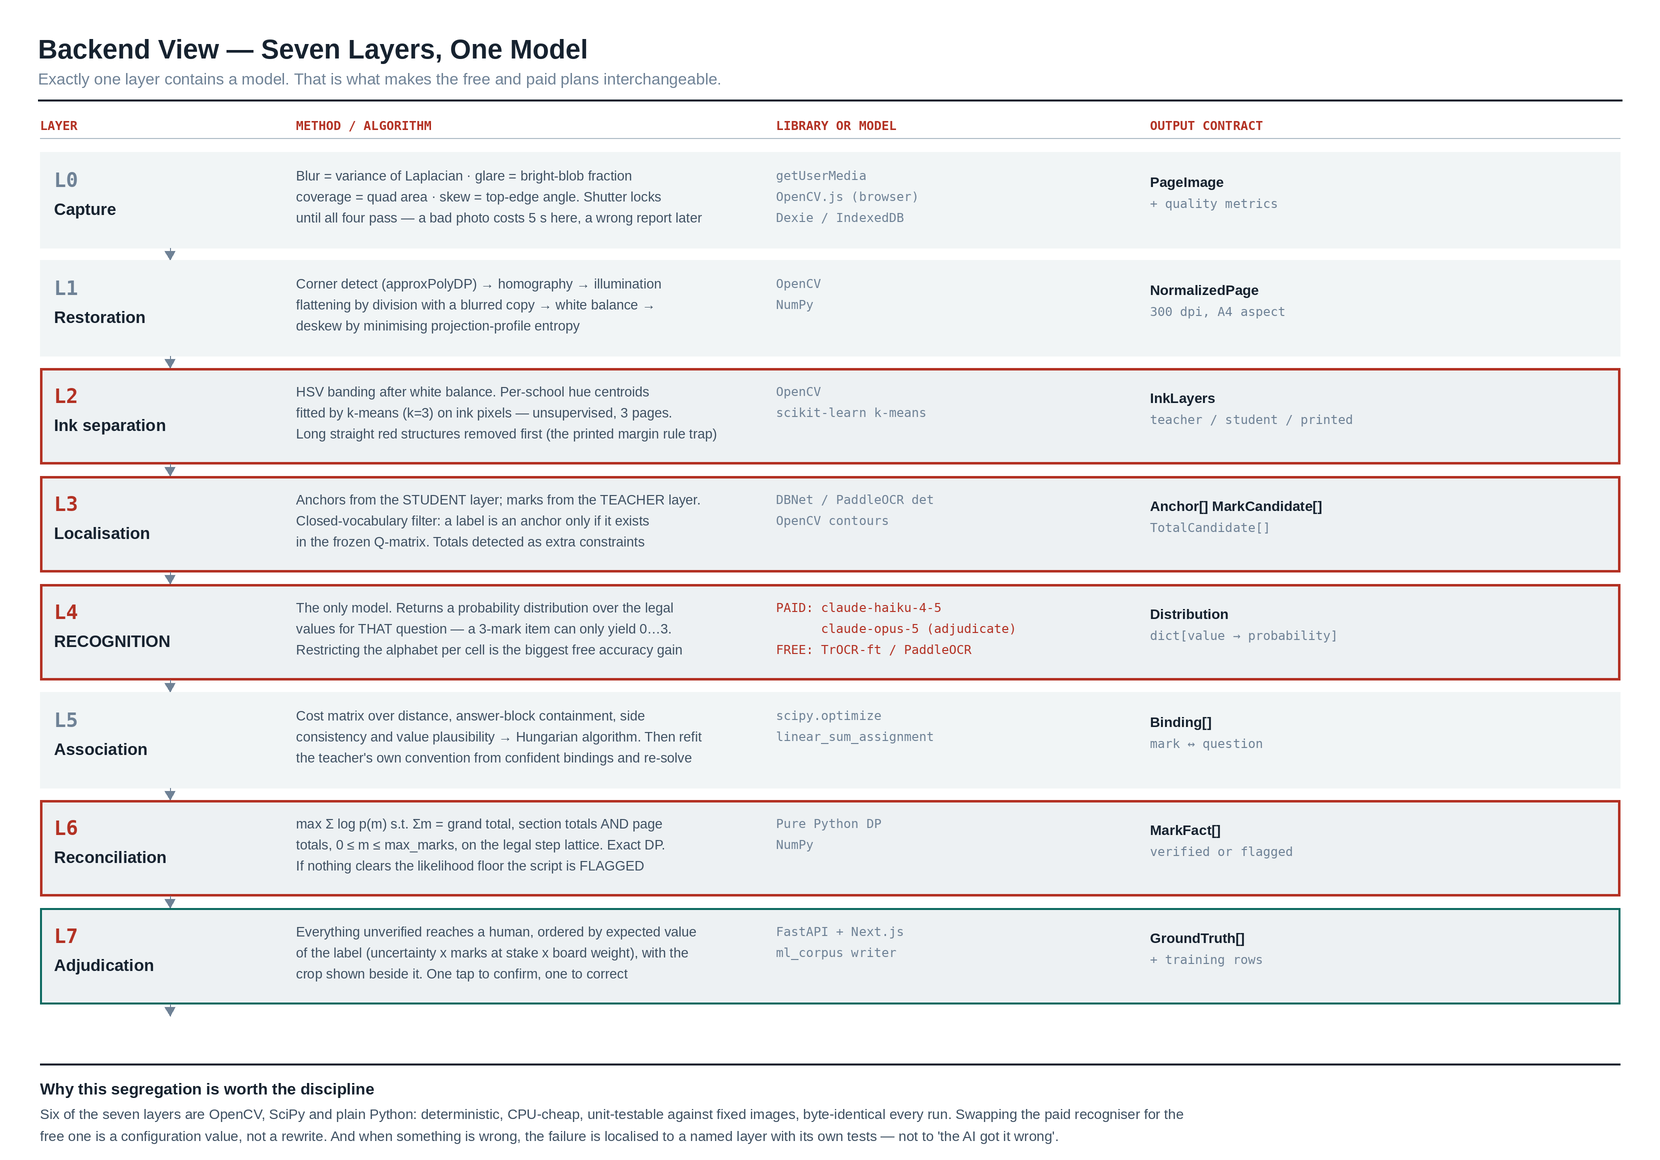

This chart was generated by the following Python code:
from diag import D, C, FM, FB, FR, FMB
W,H = 1660, 1160
d = D(W,H,"Backend View — Seven Layers, One Model",
      "Exactly one layer contains a model. That is what makes the free and paid plans interchangeable.")

colx = [40, 296, 776, 1150]
head = ["LAYER","METHOD / ALGORITHM","LIBRARY OR MODEL","OUTPUT CONTRACT"]
for x,t in zip(colx,head): d.tag(x,118,t,C["mark"],12.5)
d.line(40,138,1620,138,C["rule"],1)

rows = [
 ("L0","Capture",
  ["Blur = variance of Laplacian · glare = bright-blob fraction","coverage = quad area · skew = top-edge angle. Shutter locks","until all four pass — a bad photo costs 5 s here, a wrong report later"],
  ["getUserMedia","OpenCV.js (browser)","Dexie / IndexedDB"],
  ["PageImage","+ quality metrics"], "plain"),
 ("L1","Restoration",
  ["Corner detect (approxPolyDP) → homography → illumination","flattening by division with a blurred copy → white balance →","deskew by minimising projection-profile entropy"],
  ["OpenCV","NumPy"],
  ["NormalizedPage","300 dpi, A4 aspect"], "plain"),
 ("L2","Ink separation",
  ["HSV banding after white balance. Per-school hue centroids","fitted by k-means (k=3) on ink pixels — unsupervised, 3 pages.",
   "Long straight red structures removed first (the printed margin rule trap)"],
  ["OpenCV","scikit-learn k-means"],
  ["InkLayers","teacher / student / printed"], "accent"),
 ("L3","Localisation",
  ["Anchors from the STUDENT layer; marks from the TEACHER layer.","Closed-vocabulary filter: a label is an anchor only if it exists",
   "in the frozen Q-matrix. Totals detected as extra constraints"],
  ["DBNet / PaddleOCR det","OpenCV contours"],
  ["Anchor[] MarkCandidate[]","TotalCandidate[]"], "accent"),
 ("L4","RECOGNITION",
  ["The only model. Returns a probability distribution over the legal","values for THAT question — a 3-mark item can only yield 0…3.",
   "Restricting the alphabet per cell is the biggest free accuracy gain"],
  ["PAID: claude-haiku-4-5","      claude-opus-5 (adjudicate)","FREE: TrOCR-ft / PaddleOCR"],
  ["Distribution","dict[value → probability]"], "accent"),
 ("L5","Association",
  ["Cost matrix over distance, answer-block containment, side","consistency and value plausibility → Hungarian algorithm. Then refit",
   "the teacher's own convention from confident bindings and re-solve"],
  ["scipy.optimize","linear_sum_assignment"],
  ["Binding[]","mark ↔ question"], "plain"),
 ("L6","Reconciliation",
  ["max Σ log p(m) s.t. Σm = grand total, section totals AND page","totals, 0 ≤ m ≤ max_marks, on the legal step lattice. Exact DP.",
   "If nothing clears the likelihood floor the script is FLAGGED"],
  ["Pure Python DP","NumPy"],
  ["MarkFact[]","verified or flagged"], "accent"),
 ("L7","Adjudication",
  ["Everything unverified reaches a human, ordered by expected value","of the label (uncertainty x marks at stake x board weight), with the",
   "crop shown beside it. One tap to confirm, one to correct"],
  ["FastAPI + Next.js","ml_corpus writer"],
  ["GroundTruth[]","+ training rows"], "verify"),
]
y=152
for code,name,method,lib,out,kind in rows:
    h = 96
    d.box(40,y,1580,h,None,None,"band" if kind=="plain" else "plain")
    if kind=="accent": d.d.rectangle([40*2,y*2,1620*2,(y+h)*2],outline=C["mark"],width=5)
    if kind=="verify": d.d.rectangle([40*2,y*2,1620*2,(y+h)*2],outline=C["verify"],width=4)
    d.text(colx[0]+14, y+16, code, 20, FMB, C["mark"] if kind!="plain" else C["ink3"])
    d.text(colx[0]+14, y+48, name, 16.5, FB, C["ink"])
    yy=y+16
    for ln in method:
        d.text(colx[1], yy, ln, 13.5, FR, C["ink2"]); yy+=21
    yy=y+16
    for ln in lib:
        d.text(colx[2], yy, ln, 12.5, FM, C["mark"] if code=="L4" else C["ink3"]); yy+=21
    yy=y+22
    d.text(colx[3], yy, out[0], 14, FB, C["ink"]); yy+=22
    d.text(colx[3], yy, out[1], 12.5, FM, C["ink3"])
    if y<930: d.arrow([(170, y+h),(170, y+h+12)],C["ink3"],1.4)
    y += h+12

d.line(40,H-96,1620,H-96,C["ink"],2)
d.text(40,H-80,"Why this segregation is worth the discipline",16,FB,C["ink"])
d.text(40,H-54,"Six of the seven layers are OpenCV, SciPy and plain Python: deterministic, CPU-cheap, unit-testable against fixed images, byte-identical every run. Swapping the paid recogniser for the",14,FR,C["ink2"])
d.text(40,H-32,"free one is a configuration value, not a rewrite. And when something is wrong, the failure is localised to a named layer with its own tests — not to 'the AI got it wrong'.",14,FR,C["ink2"])
d.save("d3.png"); print("ok")
